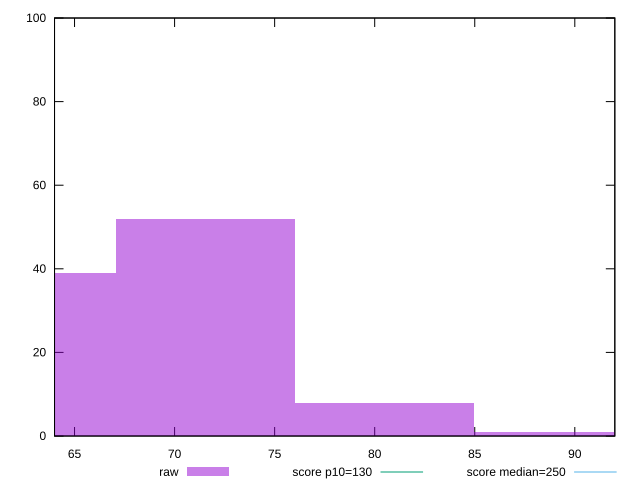

Write gnuplot code to recreate this figure.
reset

$raw <<EOF
71.56001378109532 52
80.50501550373224 8
89.45001722636916 1
62.615012058458404 39
EOF

set key outside below
set boxwidth 8.945001722636915
set xrange [64:92]
set yrange [0:100]
set trange [0:100]
set style fill transparent solid 0.5 noborder

set parametric
set terminal svg size 640, 490 enhanced background rgb 'white'
set output "report_00026_2021-02-22T21:38:55.199Z/max-potential-fid/samples/pages+cached+noadtech/raw/histogram.svg"

plot $raw title "raw" with boxes, \
     130,t title "score p10=130", \
     250,t title "score median=250"

reset
